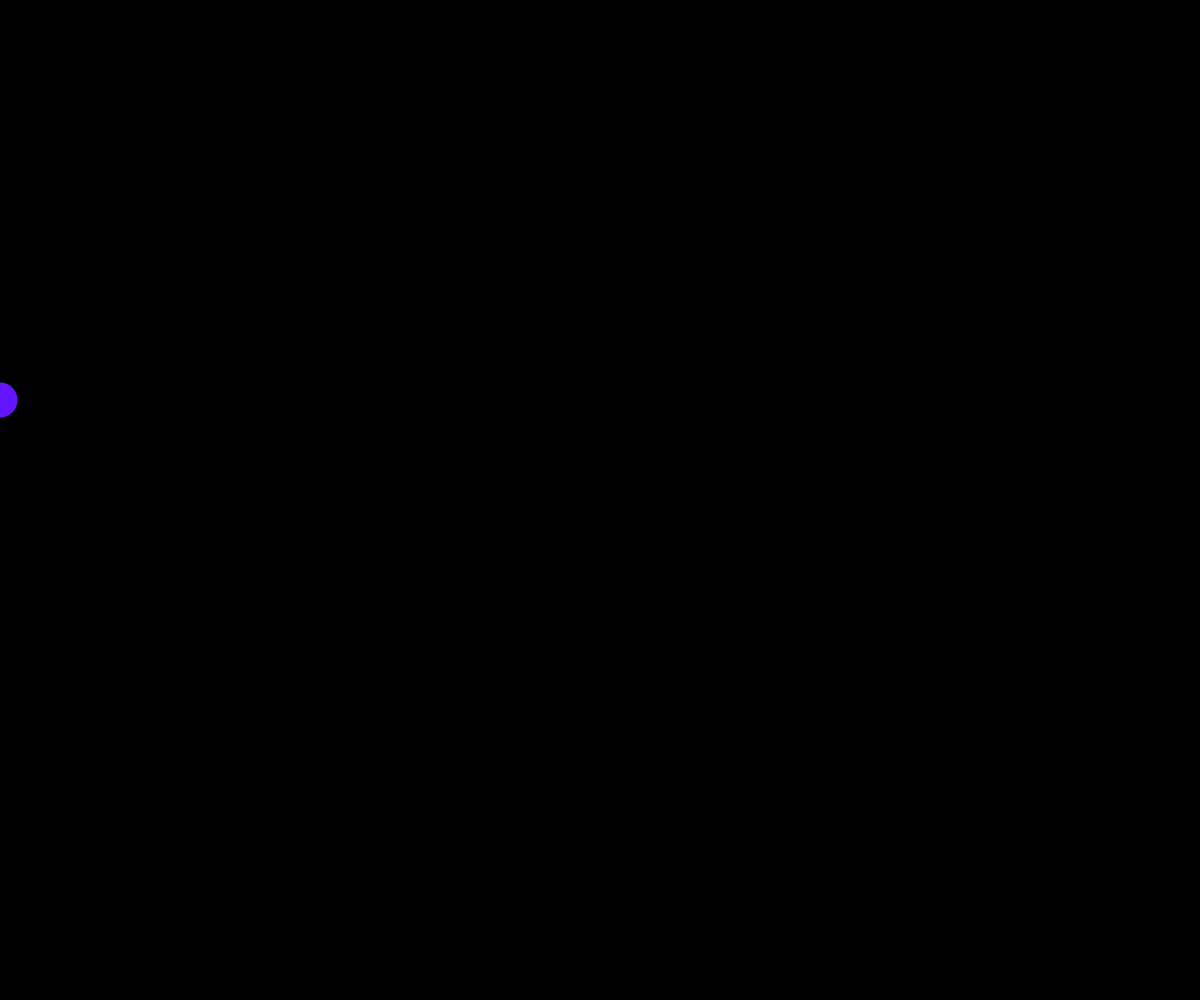
Frame 1 (no input)
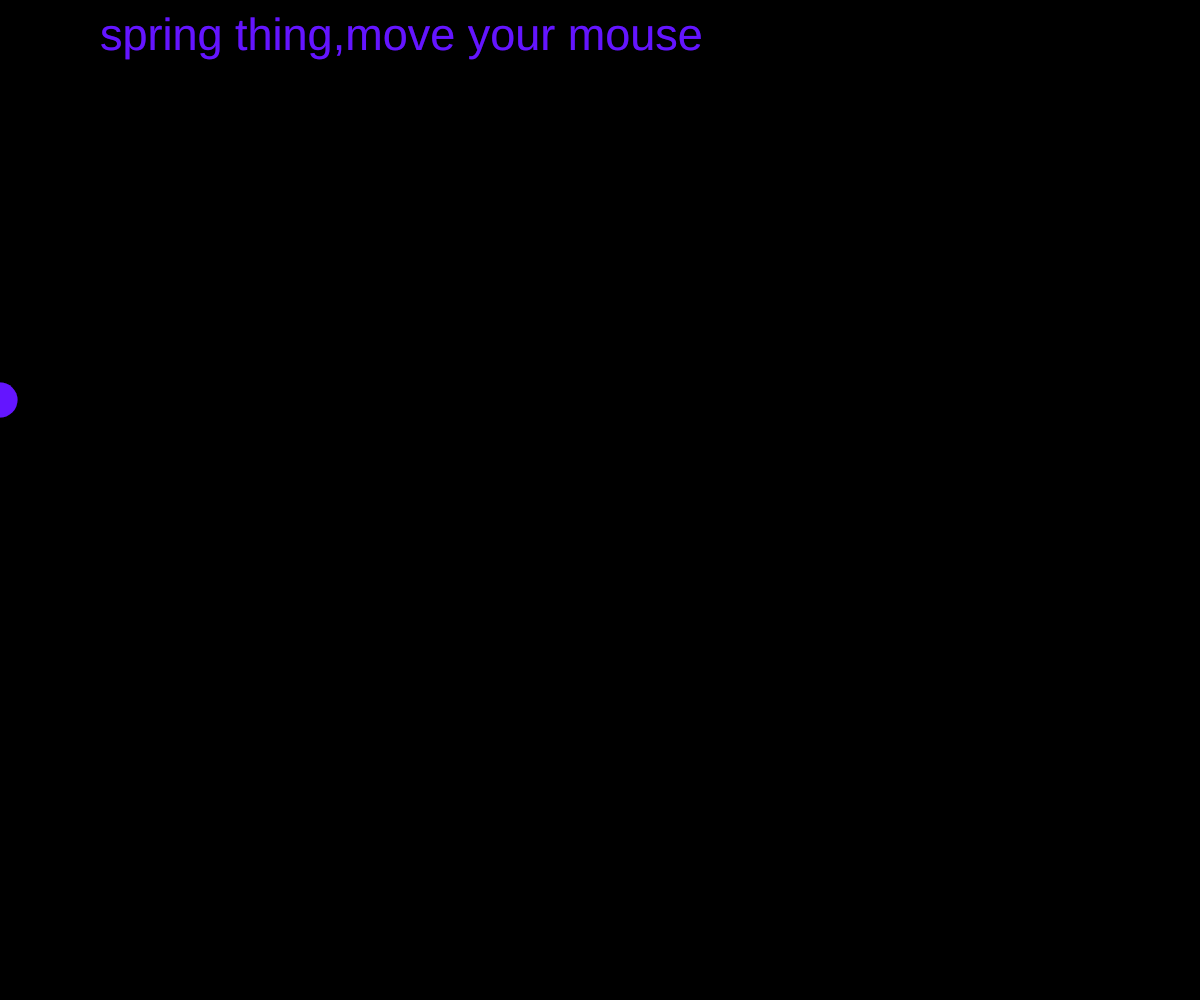
Frame 60 (no input)
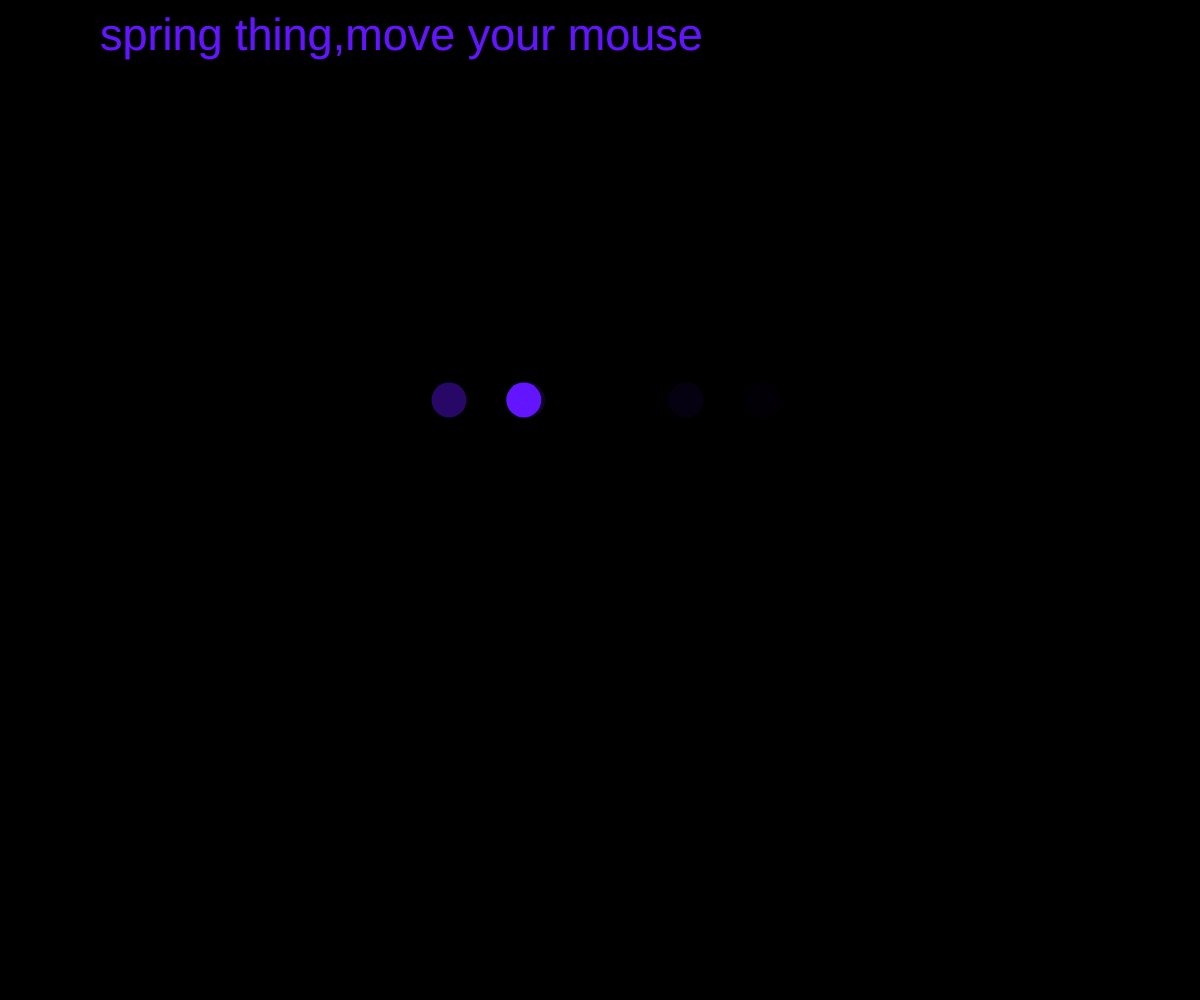
Frame 120 (the mouse pressed at the canvas centre since frame 60)

The p5.js sketch that drew these frames (run headless with seeded random() and noise() and a simulated clock; from frame 60 on, the mouse is pressed at the canvas centre):

// p5.js sketch
// ── sketch.js
var pos, target, vel, ctx, r, drag, strength, dragSlider, strengthSlider;

function setup() {
  ctx = createCanvas(windowWidth, windowHeight);
  noStroke();
  background(0, 0, 0);
  

  r = 35;
  pos = 0;
  target = 0;
  vel = 0;

  drag = 0.95;
  strength = 0.99;
}

function draw() {
  //draw is called every frame
  background("rgba(0,0,0, 0.6)");
  textSize(45)
  text("spring thing,move your mouse",100,50)

  target = mouseX;

  var force = target - pos;
  force *= strength;

  vel *= drag;
  vel += force;

  pos += vel;

  //draw our circle
  fill(100, 21, 550);
  ellipse(pos, 400, r);
}

function windowResized() {
  resizeCanvas(windowWidth, windowHeight);
}
